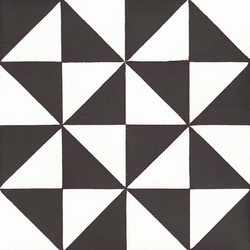
#> input picture section1_Introduction_To_Comptuer_Vision/lesson_7/images/triangle_tile.jpeg, 250 x 250 px
$ python HOG.py
#> lines starting #> are read from the running program, lines starting #| are printed output that depends on the picture
import cv2
from cv2 import HOGDescriptor
import numpy as np
import matplotlib.pyplot as plt
import copy
import matplotlib.patches as patches

# Set the default figure size
plt.rcParams['figure.figsize'] = [17.0, 7.0]
image = cv2.imread('./images/triangle_tile.jpeg')
#> image is the input picture: shape (250, 250, 3); mean B, G, R 151.3, 153.7, 157.1

# Convert the original image to RGB +to gray scale
original_image = cv2.cvtColor(image, cv2.COLOR_BGR2RGB)
gray_image = cv2.cvtColor(image, cv2.COLOR_BGR2GRAY)

# Print the shape of the original and gray scale images
print('The original image has shape: ', original_image.shape)
#| The original image has shape:  (250, 250, 3)
print('The gray scale image has shape: ', gray_image.shape)
#| The gray scale image has shape:  (250, 250)

# plt.subplot(121)
# plt.imshow(original_image)
# plt.title('Original Image')
# plt.subplot(122)
# plt.imshow(gray_image, cmap='gray')
# plt.title('Gray Scale Image')
# plt.show()
#  Creating the HOG descriptor

# cv2.HOGDescriptor(win_size = (64, 128),
#                   block_size = (16, 16),
#                   block_stride = (8, 8),
#                   cell_size = (8, 8),
#                   nbins = 9,
#                   win_sigma = DEFAULT_WIN_SIGMA,
#                   threshold_L2hys = 0.2,
#                   gamma_correction = true,
#                   nlevels = DEFAULT_NLEVELS)

# Parameters:
#     win_size – Size
#       Size of detection window in pixels (width, height). Defines the region of interest. Must be an integer multiple of cell size.
#     block_size – Size
#       Block size in pixels (width, height). Defines how many cells are in each block. Must be an integer multiple of cell size and it must be smaller than the detection window. The smaller the block the finer detail you will get.
#     block_stride – Size
#       Block stride in pixels (horizontal, vertical). It must be an integer multiple of cell size. The block_stride defines the distance between adjecent blocks, for example, 8 pixels horizontally and 8 pixels vertically. Longer block_strides makes the algorithm run faster (because less blocks are evaluated) but the algorithm may not perform as well.
#     cell_size – Size
#       Cell size in pixels (width, height). Determines the size fo your cell. The smaller the cell the finer detail you will get.
#     nbins – int
#       Number of bins for the histograms. Determines the number of angular bins used to make the histograms. With more bins you capture more gradient directions. HOG uses unsigned gradients, so the angular bins will have values between 0 and 180 degrees.
#     win_sigma – double
#       Gaussian smoothing window parameter. The performance of the HOG algorithm can be improved by smoothing the pixels near the edges of the blocks by applying a Gaussian spatial window to each pixel before computing the histograms.
#     threshold_L2hys – double
#       L2-Hys (Lowe-style clipped L2 norm) normalization method shrinkage. The L2-Hys method is used to normalize the blocks and it consists of an L2-norm followed by clipping and a renormalization. The clipping limits the maximum value of the descriptor vector for each block to have the value of the given threshold (0.2 by default). After the clipping the descriptor vector is renormalized as described in IJCV, 60(2):91-110, 2004.
#     gamma_correction – bool
#       Flag to specify whether the gamma correction preprocessing is required or not. Performing gamma correction slightly increases the performance of the HOG algorithm.
#     nlevels – int
#       Maximum number of detection window increases.
# Specify the parameters for our HOG descriptor

# Cell Size in pixels (width, height). Must be smaller than the size of the detection window
# and must be chosen so that the resulting Block Size is smaller than the detection window.
cell_size = (6, 6)

# Number of cells per block in each direction (x, y). Must be chosen so that the resulting
# Block Size is smaller than the detection window
num_cells_per_block = (2, 2)

# Block Size in pixels (width, height). Must be an integer multiple of Cell Size.
# The Block Size must be smaller than the detection window
block_size = (num_cells_per_block[0] * cell_size[0],
              num_cells_per_block[1] * cell_size[1])

# Calculate the number of cells that fit in our image in the x and y directions
x_cells = gray_image.shape[1] // cell_size[0]
#> x_cells = 41
y_cells = gray_image.shape[0] // cell_size[1]
#> y_cells = 41

# Horizontal distance between blocks in units of Cell Size. Must be an integer and it must
# be set such that (x_cells - num_cells_per_block[0]) / h_stride = integer.
h_stride = 1

# Vertical distance between blocks in units of Cell Size. Must be an integer and it must
# be set such that (y_cells - num_cells_per_block[1]) / v_stride = integer.
v_stride = 1

# Block Stride in pixels (horizantal, vertical). Must be an integer multiple of Cell Size
block_stride = (cell_size[0] * h_stride, cell_size[1] * v_stride)

# Number of gradient orientation bins
num_bins = 9


# Specify the size of the detection window (Region of Interest) in pixels (width, height).
# It must be an integer multiple of Cell Size and it must cover the entire image. Because
# the detection window must be an integer multiple of cell size, depending on the size of
# your cells, the resulting detection window might be slightly smaller than the image.
# This is perfectly ok.
win_size = (x_cells * cell_size[0] , y_cells * cell_size[1])
#> win_size = (246, 246)

# Print the parameters of our HOG descriptor
print('HOG Descriptor Parameters:\n')
print('Window Size:', win_size)
#| Window Size: (246, 246)
print('Cell Size:', cell_size)
print('Block Size:', block_size)
print('Block Stride:', block_stride)
print('Number of Bins:', num_bins)
print()

# Set the parameters of the HOG descriptor using the variables defined above
hog = cv2.HOGDescriptor(win_size, block_size, block_stride, cell_size, num_bins)

# Compute the HOG Descriptor for the gray scale image
hog_descriptor = hog.compute(gray_image)

######################################################################################3

# Calculate the total number of blocks along the width of the detection window
tot_bx = np.uint32(((x_cells - num_cells_per_block[0]) / h_stride) + 1)
#> tot_bx = 40

# Calculate the total number of blocks along the height of the detection window
tot_by = np.uint32(((y_cells - num_cells_per_block[1]) / v_stride) + 1)
#> tot_by = 40

# Calculate the total number of elements in the feature vector
tot_els = (tot_bx) * (tot_by) * num_cells_per_block[0] * num_cells_per_block[1] * num_bins
#> tot_els = 57600

# Print the total number of elements the HOG feature vector should have
print('\nThe total number of elements in the HOG Feature Vector should be: ',
      tot_bx, 'x',
      tot_by, 'x',
      num_cells_per_block[0], 'x',
      num_cells_per_block[1], 'x',
      num_bins, '=',
      tot_els)
#| The total number of elements in the HOG Feature Vector should be:  40 x 40 x 2 x 2 x 9 = 57600

# Print the shape of the HOG Descriptor to see that it matches the above
print('\nThe HOG Descriptor has shape:', hog_descriptor.shape)
#| The HOG Descriptor has shape: (57600,)
print()


#########################################################################################3


# Set the default figure size
plt.rcParams['figure.figsize'] = [9.8, 9]

# Reshape the feature vector to [blocks_y, blocks_x, num_cells_per_block_x, num_cells_per_block_y, num_bins].
# The blocks_x and blocks_y will be transposed so that the first index (blocks_y) referes to the row number
# and the second index to the column number. This will be useful later when we plot the feature vector, so
# that the feature vector indexing matches the image indexing.
hog_descriptor_reshaped = hog_descriptor.reshape(tot_bx,
                                                 tot_by,
                                                 num_cells_per_block[0],
                                                 num_cells_per_block[1],
                                                 num_bins).transpose((1, 0, 2, 3, 4))

# Print the shape of the feature vector for reference
print('The feature vector has shape:', hog_descriptor.shape)
#| The feature vector has shape: (57600,)

# Print the reshaped feature vector
print('The reshaped feature vector has shape:', hog_descriptor_reshaped.shape)
#| The reshaped feature vector has shape: (40, 40, 2, 2, 9)

# Create an array that will hold the average gradients for each cell
ave_grad = np.zeros((y_cells, x_cells, num_bins))

# Print the shape of the ave_grad array for reference
print('The average gradient array has shape: ', ave_grad.shape)
#| The average gradient array has shape:  (41, 41, 9)

# Create an array that will count the number of histograms per cell
hist_counter = np.zeros((y_cells, x_cells, 1))

# Add up all the histograms for each cell and count the number of histograms per cell
for i in range (num_cells_per_block[0]):
    for j in range(num_cells_per_block[1]):
        ave_grad[i:tot_by + i,
                 j:tot_bx + j] += hog_descriptor_reshaped[:, :, i, j, :]

        hist_counter[i:tot_by + i,
                     j:tot_bx + j] += 1
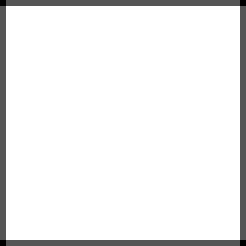
#> hist_counter: shape (41, 41, 1) float64 (shown 6 times larger); min 1, max 4, mean 3.81; drawn with min black and max white

# Calculate the average gradient for each cell
ave_grad /= hist_counter

# Calculate the total number of vectors we have in all the cells.
len_vecs = ave_grad.shape[0] * ave_grad.shape[1] * ave_grad.shape[2]
#> len_vecs = 15129

# Create an array that has num_bins equally spaced between 0 and 180 degress in radians.
deg = np.linspace(0, np.pi, num_bins, endpoint = False)

# Each cell will have a histogram with num_bins. For each cell, plot each bin as a vector (with its magnitude
# equal to the height of the bin in the histogram, and its angle corresponding to the bin in the histogram).
# To do this, create rank 1 arrays that will hold the (x,y)-coordinate of all the vectors in all the cells in the
# image. Also, create the rank 1 arrays that will hold all the (U,V)-components of all the vectors in all the
# cells in the image. Create the arrays that will hold all the vector positons and components.
U = np.zeros((len_vecs))
#> U = 15129 values from 0 to 0
V = np.zeros((len_vecs))
#> V = 15129 values from 0 to 0
X = np.zeros((len_vecs))
#> X = 15129 values from 0 to 0
Y = np.zeros((len_vecs))

# Set the counter to zero
counter = 0

# Use the cosine and sine functions to calculate the vector components (U,V) from their maginitudes. Remember the
# cosine and sine functions take angles in radians. Calculate the vector positions and magnitudes from the
# average gradient array
for i in range(ave_grad.shape[0]):
    for j in range(ave_grad.shape[1]):
        for k in range(ave_grad.shape[2]):
            U[counter] = ave_grad[i,j,k] * np.cos(deg[k])
            V[counter] = ave_grad[i,j,k] * np.sin(deg[k])

            X[counter] = (cell_size[0] / 2) + (cell_size[0] * i)
            Y[counter] = (cell_size[1] / 2) + (cell_size[1] * j)

            counter = counter + 1
#> after the loop, U = 15129 values, max 0.452 at index 10711, min -0.365 at index 14948, mean 0.0113; V = 15129 values, max 0.568 at index 7744, min 0 at index 0, mean 0.0664; X = 15129 values from 3 to 243; Y = 15129 values, max 243 at index 360, min 3 at index 0, mean 123; counter = 15129

# Create the bins in degress to plot our histogram.
angle_axis = np.linspace(0, 180, num_bins, endpoint = False)
angle_axis += ((angle_axis[1] - angle_axis[0]) / 2)

# Create a figure with 4 subplots arranged in 2 x 2
fig, ((a,b),(c,d)) = plt.subplots(2,2)

# Set the title of each subplot
a.set(title = 'Gray Scale Image\n(Click to Zoom)')
b.set(title = 'HOG Descriptor\n(Click to Zoom)')
c.set(title = 'Zoom Window', xlim = (0, 18), ylim = (0, 18), autoscale_on = False)
d.set(title = 'Histogram of Gradients')

# Plot the gray scale image
a.imshow(gray_image, cmap = 'gray')
a.set_aspect(aspect = 1)

# Plot the feature vector (HOG Descriptor)
b.quiver(Y, X, U, V, color = 'white', headwidth = 0, headlength = 0, scale_units = 'inches', scale = 5)
b.invert_yaxis()
b.set_aspect(aspect = 1)
b.set_facecolor('black')

# Define function for interactive zoom
# [72 lines left out: function onpress, not called in this run]

# Create a connection between the figure and the mouse click
fig.canvas.mpl_connect('button_press_event', onpress)
plt.show()
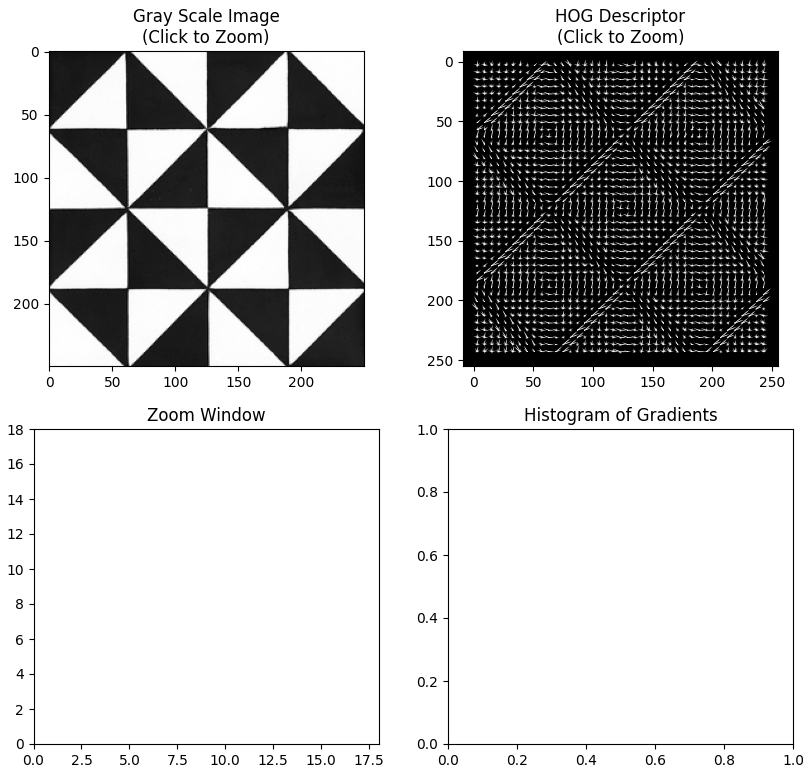
#> figure drawn by matplotlib, 2 panels

$ run again, with section1_Introduction_To_Comptuer_Vision/lesson_7/images/cat.jpeg copied over section1_Introduction_To_Comptuer_Vision/lesson_7/images/triangle_tile.jpeg
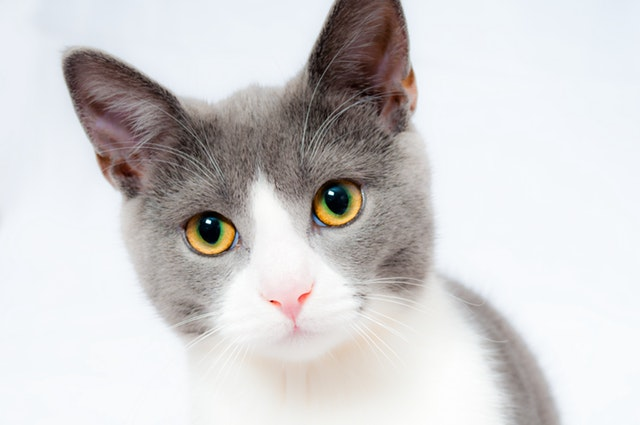
#> input picture section1_Introduction_To_Comptuer_Vision/lesson_7/images/cat.jpeg, 640 x 425 px
#> image is the input picture: shape (425, 640, 3); mean B, G, R 208.1, 207.7, 209.6
#| The original image has shape:  (425, 640, 3)
#| The gray scale image has shape:  (425, 640)
#| Window Size: (636, 420)
#| The total number of elements in the HOG Feature Vector should be:  105 x 69 x 2 x 2 x 9 = 260820
#| The HOG Descriptor has shape: (260820,)
#| The feature vector has shape: (260820,)
#| The reshaped feature vector has shape: (69, 105, 2, 2, 9)
#| The average gradient array has shape:  (70, 106, 9)
#> after the loop `for i in range (num_cells_per_block[0]):`:
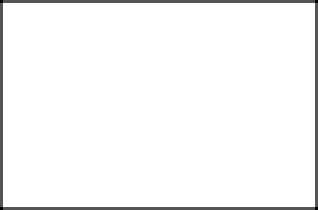
#> hist_counter: shape (70, 106, 1) float64 (shown 3 times larger); min 1, max 4, mean 3.91; drawn with min black and max white
#> after the loop `for i in range(ave_grad.shape[0]):`: counter = 66780
#> `plt.show()`:
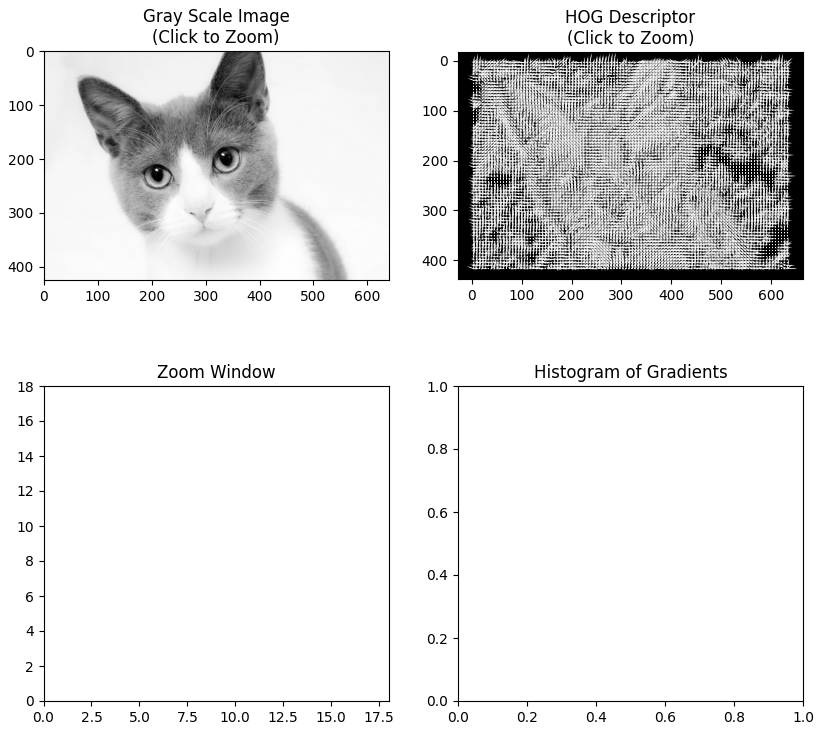
#> figure drawn by matplotlib, 2 panels
